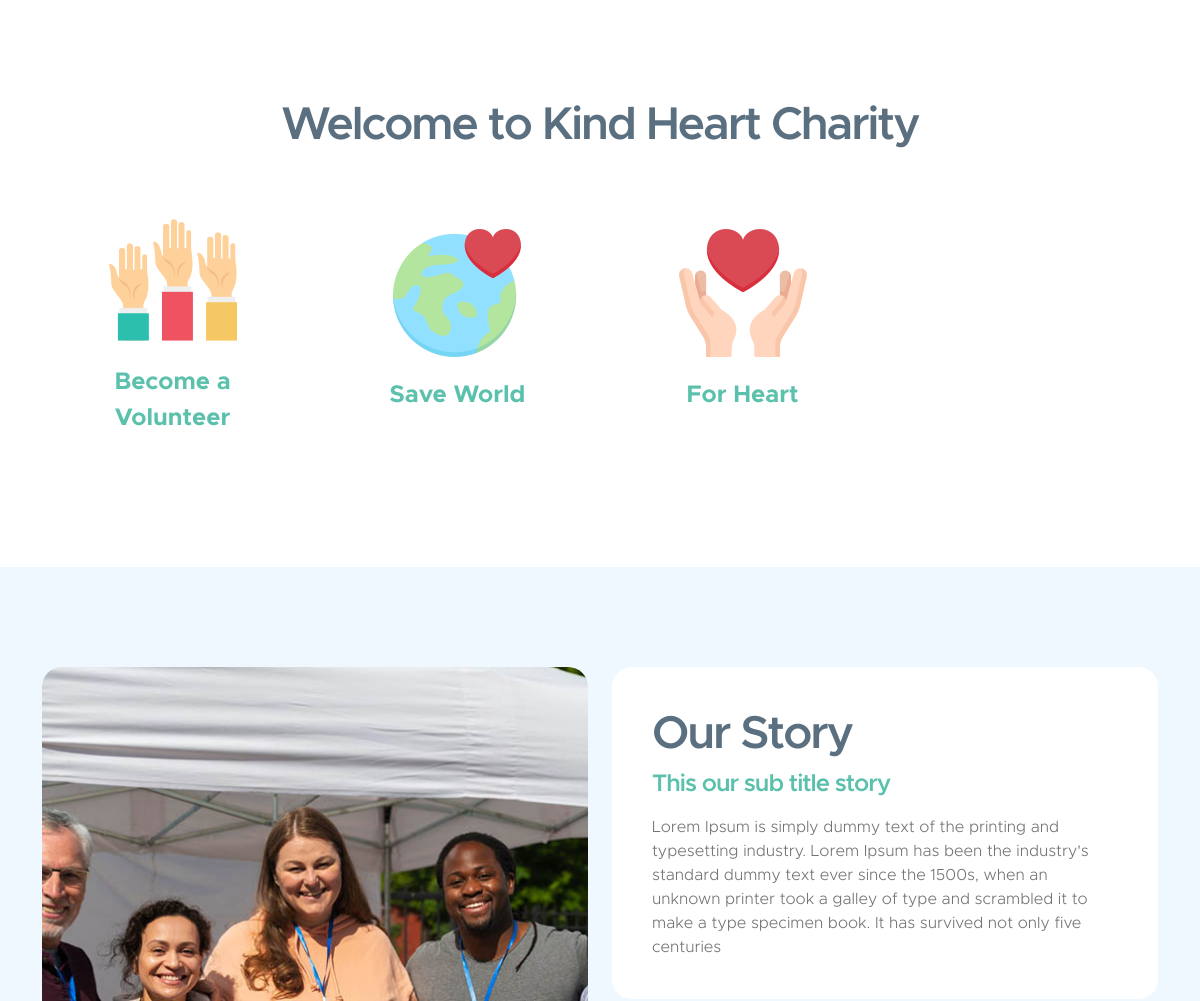
Before: / (middle part) with the older database file.
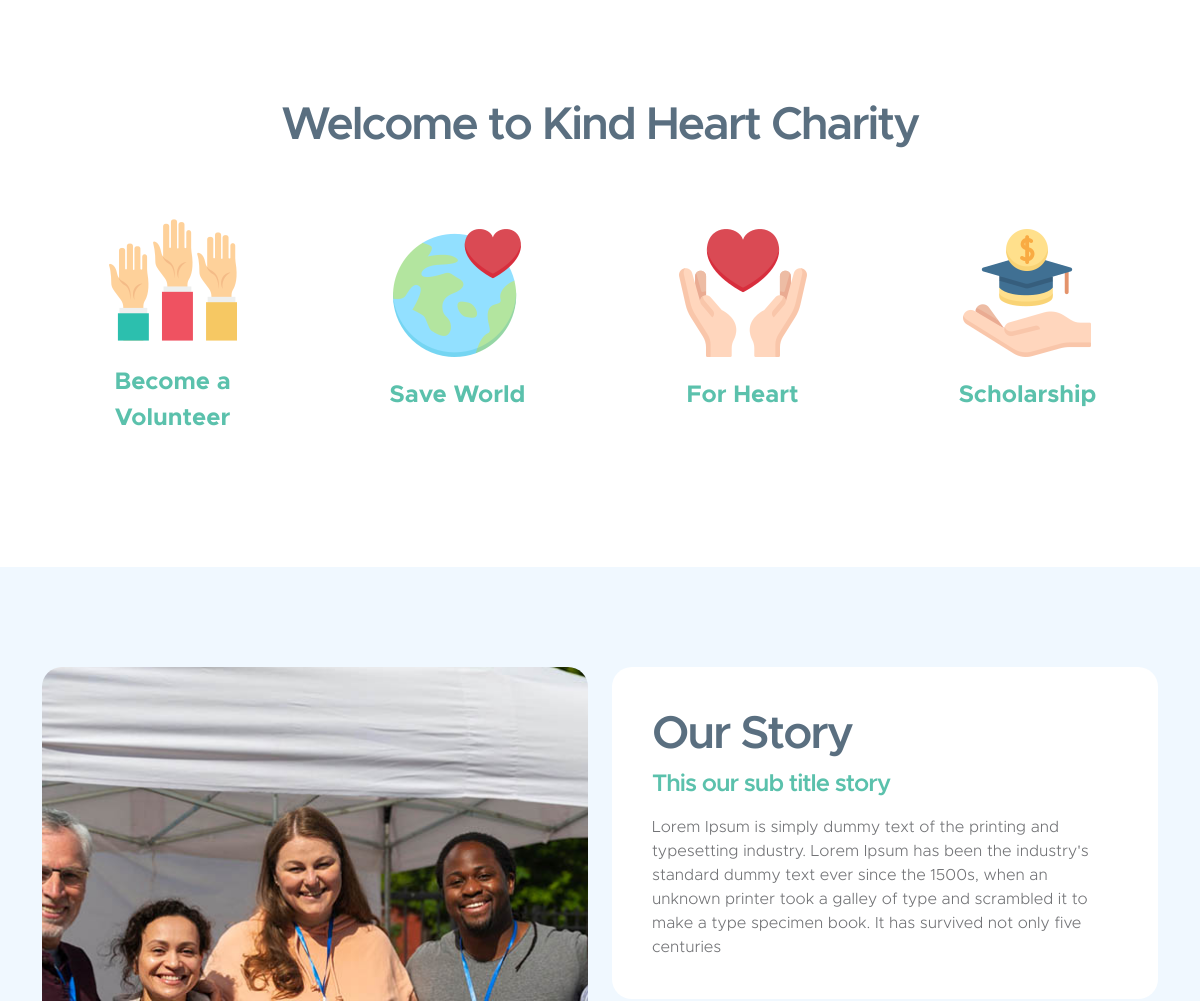
After: the same page with the newer database file.
### donation/models.py (models this page shows, shortened)
class Charity(models.Model):
    charity_image = models.ImageField(upload_to='charity-image')
    charity_title = models.CharField(max_length=100)
    is_active = models.BooleanField(default=True)

class About(models.Model):
    about_image = models.ImageField(upload_to='about/')
    about_title = models.CharField(max_length=150)
    about_sub_title = models.CharField(max_length=150)
    about_description = models.TextField()
    founded_year = models.IntegerField(default=0)
    total_donations = models.IntegerField(default=0)
    total_donations_unit = models.CharField(max_length=20)
    our_mission_description = models.TextField()
    quote = models.CharField(max_length=50)

### donation/views.py (the view)
# urls.py: path('', views.HomeView.as_view(), name='home'),
class HomeView(TemplateView):
    template_name = 'index.html'
    def get_context_data(self, **kwargs):
        context = super().get_context_data(**kwargs)
        context['menus'] = Menu.objects.filter(is_active=True, is_display=True, is_dropdown_menu=False)
        context['submenus'] = Menu.objects.filter(is_active=True, is_display=True, is_dropdown_menu=True)
        context['sliders'] = Slider.objects.filter(is_active=True)
        context['charity'] = Charity.objects.filter(is_active=True)
        context['abouts'] = About.objects.first()
        context['abouts_mission_list'] = AboutOurMissionList.objects.all()
        context['abouts_section_member'] = AboutSectionMember.objects.get()
        context['causes'] = Cause.objects.all()
        context['volunteer_members'] = VolunteerMember.objects.filter(is_active=True)
        context['news_category'] = NewsCategory.objects.all()
        context['news_tags'] = Tag.objects.all()
        context['add_news'] = AddNews.objects.filter(is_draft=False)[:2]
        context['happy_customers'] = HappyCustomer.objects.all()
        context['get_in_touch'] = GetInTouch.objects.get()
        context['website_settings'] = WebsiteSetting.objects.get()
        return context

### donation/models.py (called while the page is built)
    def get_submenu(self):
        return self.submenu_set.filter(is_active=True)

    def __str__(self):
        return self.tag_name

    @property
    def get_short_desc(self):
        return self.news_description[:150]

    def get_recent_news(self):
        return AddNews.objects.filter(is_draft=False)[:2]

    def get_comment(self):
        return self.comment_set.all()

### templates/index.html (shortened to what this page needs)
{% load static %}
{% include 'base.html' %}
{% block main-container %}
    <main>
        <section class="section-padding">
            <div class="container">
                <div class="row">
                    <div class="col-lg-10 col-12 text-center mx-auto">
                        <h2 class="mb-5">Welcome to Kind Heart Charity</h2>
                    </div>
                    {% for chartityObj in charity %}
                        <div class="col-lg-3 col-md-6 col-12 mb-4 mb-lg-0">
                            <div class="featured-block d-flex justify-content-center align-items-center">
                                <a href="{% url 'donation' %}" class="d-block">
                                    <img src="{{ chartityObj.charity_image.url }}"
                                         class="featured-block-image img-fluid" alt="">
                                    <p class="featured-block-text"><strong>{{ chartityObj.charity_title }}</strong></p>
                                </a>
                            </div>
                        </div>
                    {% endfor %}
                </div>
            </div>
        </section>
        <section class="section-padding section-bg" id="about">
            <div class="container">
                <div class="row">
                    <div class="col-lg-6 col-12 mb-5 mb-lg-0">
                        <img src="{{ abouts.about_image.url }}"
                             class="custom-text-box-image img-fluid" alt="">
                    </div>
                    <div class="col-lg-6 col-12">
                        <div class="custom-text-box">
                            <h2 class="mb-2">{{ abouts.about_title }}</h2>
                            <h5 class="mb-3">{{ abouts.about_sub_title }}</h5>
                            <p class="mb-0">{{ abouts.about_description }}</p>
                        </div>
                    </div>
                </div>
            </div>
        </section>
    </main>
{% endblock main-container %}

### templates/base.html (shortened to what this page needs)
<!doctype html>
<html lang="en">
<head>
    {% load static %}
    <link href="{% static 'css/bootstrap.min.css' %}" rel="stylesheet">
    <link href="{% static 'css/bootstrap-icons.css' %}" rel="stylesheet">
    <link href="{% static 'css/templatemo-kind-heart-charity.css' %}" rel="stylesheet">
</head>
<body id="section_1">
</body>
</html>

### templates/footer.html (shortened to what this page needs)
{% load static %}

### static/css/templatemo-kind-heart-charity.css (style rules this page uses)
:root { --white-color: #ffffff; --primary-color: #5bc1ac; --secondary-color: #5a6f80; --section-bg-color: #f0f8ff; --site-footer-bg-color: #44525d; --custom-btn-bg-color: #597081; --custom-btn-bg-hover-color: #5bc1ac; --dark-color: #000000; --p-color: #717275; --border-color: #e9eaeb; --body-font-family: 'Metropolis', sans-serif; --h1-font-size: 52px; --h2-font-size: 46px; --h3-font-size: 32px; --h4-font-size: 28px; --h5-font-size: 24px; --h6-font-size: 22px; --p-font-size: 16px; --btn-font-size: 18px; --copyright-font-size: 14px; --border-radius-large: 100px; --border-radius-medium: 20px; --border-radius-small: 10px; --font-weight-light: 300; --font-weight-normal: 400; --font-weight-semibold: 600; --font-weight-bold: 700; }
body { background-color: var(--white-color); font-family: var(--body-font-family); }
h2, h3, h4, h5, h6 { color: var(--dark-color); }
h1, h2, h3, h4, h5, h6 { font-weight: var(--font-weight-semibold); letter-spacing: -1px; }
h2 { color: var(--secondary-color); font-size: var(--h2-font-size); letter-spacing: -2px; }
h5 { color: var(--primary-color); font-size: var(--h5-font-size); }
p { color: var(--p-color); font-size: var(--p-font-size); font-weight: var(--font-weight-light); }
a, button { touch-action: manipulation; transition: all 0.3s; }
a { color: var(--p-color); text-decoration: none; }
b, strong { font-weight: var(--font-weight-bold); }
.section-padding { padding-top: 100px; padding-bottom: 100px; }
.section-bg { background-color: var(--section-bg-color); }
.custom-text-box { background: var(--white-color); border-radius: var(--border-radius-medium); margin-bottom: 24px; padding: 40px; }
.custom-text-box-image { border-radius: var(--border-radius-medium); width: 100%; height: 100%; object-fit: cover; }
.featured-block { text-align: center; transition: all 0.5s ease; min-height: 256px; padding: 15px; }
.featured-block-image { display: block; margin: auto; transition: all 0.5s; }
.featured-block-text { color: var(--primary-color); font-size: var(--h5-font-size); margin-top: 20px; transition: all 0.5s; }

Changed rows visible on the page:
added Charity: charity_image (picture), charity_title "Scholarship"
